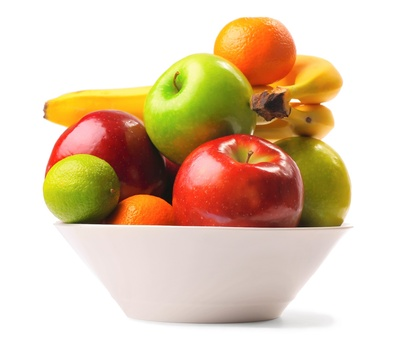
%> input picture bowl-of-fruit.jpg, 420 x 344 px, shrunk from 1600 x 1312 before the run
$ octave canny.m   (GNU Octave 9; MATLAB toolbox functions it lacks are replaced by stand-ins)
%> lines starting %> are read from the running program, lines starting %| are printed output that depends on the picture
### MyCanny.m
function [output] = MyCanny(image,sigma,tau)
%MYCANNY Implements the Canny edge detection
%   Takes in a grayscale image, standard deviation for the gaussian sigma,
%   and threshold tau

% Step 1 - Smooth the image using a 2D Gaussian
% Using the 3 sigma rule.

% Instructions never specified using manual smoothing, so I'm using
% fspecial() and imfilter()

filterSize = 6*sigma+1;
gaussian2D = fspecial('gaussian',filterSize,sigma);
smoothedImage = imfilter(image,gaussian2D,'conv');

% Step 2 - Computing the gradient and squared gradient magnitude
% Horizontal and Vertical Filters
h = fspecial('sobel');

dx = imfilter(double(smoothedImage), h', 'conv');
dy = imfilter(double(smoothedImage), h, 'conv');

gradMag = sqrt(dx.^2 + dy.^2);
% Returns degrees between [0, 180]
gradOri = atan2(dy,dx)*(180/pi);
for i = 1 : size(gradOri,1)
    for j = 1 : size(gradOri,2)
        if gradOri(i,j) < 0
            gradOri(i,j) = gradOri(i,j) + 180;
        end
    end
end

% Uses custom function roundRadians to round to enumerated values
rounded = roundDegrees(gradOri);

enumRad = [0 45 90 135 180];
enumI = [0 -1 -1 -1 0];
enumJ = [1 1 0 -1 -1];

% Thresholding
nonMaxSup = gradMag;
nonMaxSup(nonMaxSup<tau) = 0;

% Step 3 - Non-max suppression
for i = 2 : size(image,1)-1
    for j = 2 : size(image,2)-2
        % Find adjacent pixels
        for m = 1 : size(enumRad,2)
            if rounded(i,j) == enumRad(1,m)
                adjI = enumI(1,m); % vector row shift
                adjJ = enumJ(1,m); % vector column shift
                break;
            end
        end
        % adjacent pixels found adjI and adjJ
        % Find max pixel and suppress others
        if nonMaxSup(i+adjI,j+adjJ) >= nonMaxSup(i,j) && ...
            nonMaxSup(i+adjI,j+adjJ) >= nonMaxSup(i-adjI,j-adjJ) && ...
            nonMaxSup(i+adjI,j+adjJ) ~= 0
            nonMaxSup(i+adjI,j+adjJ) = 1;
            nonMaxSup(i,j) = 0;
            nonMaxSup(i-adjI,j-adjJ) = 0;
        elseif nonMaxSup(i,j) >= nonMaxSup(i+adjI,j+adjJ) && ...
                nonMaxSup(i,j) >= nonMaxSup(i-adjI,j-adjJ) && ...
                nonMaxSup(i,j) ~= 0
            nonMaxSup(i,j) = 1;
            nonMaxSup(i+adjI,j+adjJ) = 0;
            nonMaxSup(i-adjI,j-adjJ) = 0;
        elseif nonMaxSup(i-adjI,j-adjJ) >= nonMaxSup(i+adjI,j+adjJ) && ...
                nonMaxSup(i-adjI,j-adjJ) >= nonMaxSup(i,j) && ...
                nonMaxSup(i-adjI,j-adjJ) ~= 0
            nonMaxSup(i-adjI,j-adjJ) = 1;
            nonMaxSup(i,j) = 0;
            nonMaxSup(i+adjI,j+adjJ) = 0;
        end
    end
end

output = nonMaxSup(2:size(nonMaxSup,1)-1,2:size(nonMaxSup,2)-1);
output = logical(output);
end

### roundDegrees.m
function [output] = roundDegrees(input)
%ROUNDDEGREES Rounds an input matrix to an enumerated value
%   Given a matrix of degrees in the range [0, 180], round the angle to one
%   of these [0 45 90 135 180]

greaterThan = [0 45 90 135 180];
% Left circular shift of greaterThan
lessThan = cat(2,greaterThan(1,2:size(greaterThan,2)),-greaterThan(1,1));

% Find midpoint of the two round values, if value to round is greater than
% this roundValue, then round up, otherwise round down
roundPoint = [];
for m = 1 : size(greaterThan,2)
    temp = ((lessThan(1,m) - greaterThan(1,m))/2)+greaterThan(1,m);
    roundPoint = cat(2,roundPoint,temp);
end

% Perform rounding
output = input;
for i = 1 : size(input,1)
    for j = 1 : size(input,2)
        for m = 1 : size(greaterThan,2)
            if input(i,j) > greaterThan(1,m) && input(i,j) < lessThan(1,m)
                if input(i,j) > roundPoint(1,m)
                    output(i,j) = lessThan(1,m);
                    break;
                else
                    output(i,j) = greaterThan(1,m);
                    break;
                end
            end
        end
    end
end

end

### canny.m
%% Q2.1
% See MyCanny.m
fprintf('Question 2.1 starting...\n');

image = rgb2gray(imread('bowl-of-fruit.jpg'));
%> image: size 344x420 uint8; min 15, max 255, mean 205.9
image2 = rgb2gray(imread('puppy.jpg'));
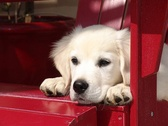
%> input picture puppy.jpg, 168 x 126 px, shrunk from 640 x 480 before the run
%> image2: size 126x168 uint8; min 4, max 255, mean 89.4

figure;
imshow(image,[]);
title('Image 1');

figure;
imshow(image2,[]);
title('Image 2');

figure;
imshow(MyCanny(image,5,20),[]);
%> after the loop in MyCanny, `for i = 1 : size(gradOri,1)`:
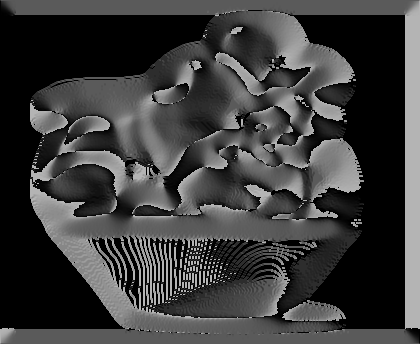
%> gradOri: size 344x420 double; min 0, max 180, mean 60.3
%> after the loop in MyCanny, `for i = 2 : size(image,1)-1`:
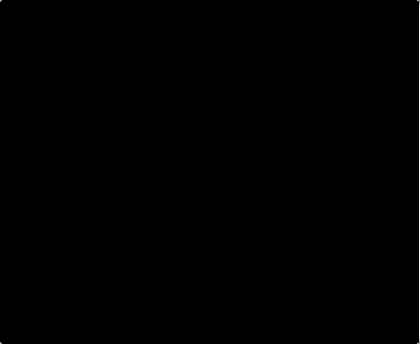
%> nonMaxSup: size 344x420 double; min 0, max 632, mean 1.5; drawn with min black and max white
%> after the loop in MyCanny, `for i = 2 : size(image,1)-1`: adjI = -1; adjJ = 1
%> in MyCanny, `output = logical(output);`: output: size 342x418 logical; 2.2% white in thin lines or dots
title('Custom Canny Implementation on Image 1');

figure;
imshow(MyCanny(image2,5,20),[]);
%> call 2 of MyCanny, with sigma = 5, tau = 20
%> in MyCanny (call 2), `dy = imfilter(double(smoothedImage), h, 'conv');`:
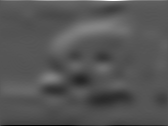
%> dy: size 126x168 double; min -196, max 387, mean 0; drawn with min black and max white
%> after the loop in MyCanny (call 2), `for i = 1 : size(gradOri,1)`:
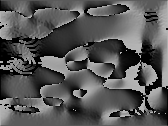
%> gradOri: size 126x168 double; min 0, max 180, mean 86.7
%> in MyCanny (call 2), `output = logical(output);`:
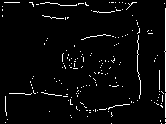
%> output: size 124x166 logical; 3.7% white in thin lines or dots
title('Custom Canny Implementation on Image 2');

fprintf('Question 2.1 done! Press enter to continue...\n\n');
pause;

%% Q2.2
fprintf('View source code for Question 2.2 in canny.m\n');

sigma = 5;

% The instructions never specified that we needed to change our MyCanny to
% implement the gaussian smoothing as a separable filter, so I'm plucking
% it and just displaying the separable filter below.

filterSize = 6*sigma+1;
gausRows = fspecial('gaussian',[filterSize,1],sigma);
gausColumns = fspecial('gaussian',[1,filterSize],sigma);

smoothedImage = imfilter(image, gausRows, 'conv');
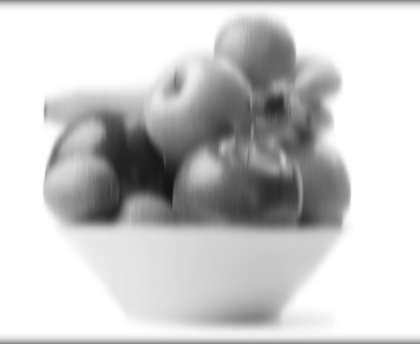
%> smoothedImage: size 344x420 uint8; min 19, max 255, mean 202.9
smoothedImage = imfilter(smoothedImage, gausColumns, 'conv');

% To implement this in the MyCanny function, simply overwrite the code in
% step 1 with the above process
